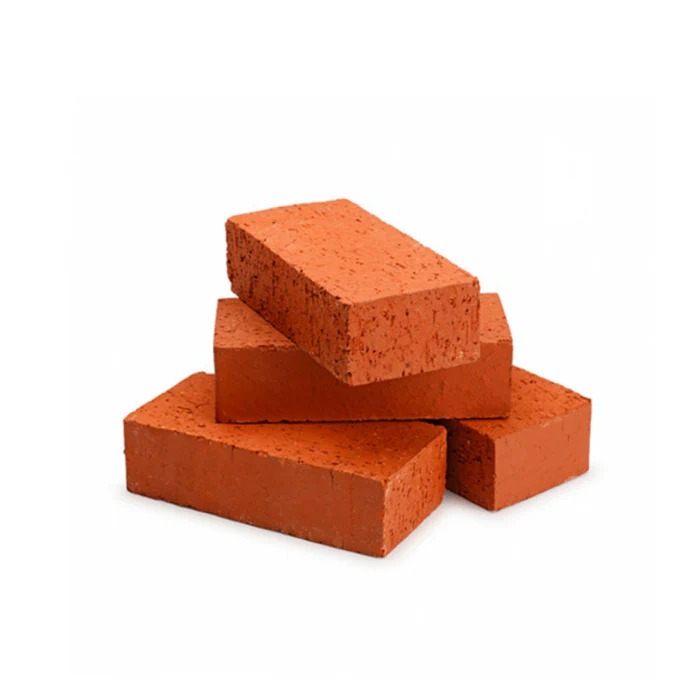
#> input picture Probabildad/imagen.png, 700 x 700 px
$ python '048_Probabilidad_Pract48_Texturas y Sombras_V0_21310181.py'
#> lines starting #> are read from the running program, lines starting #| are printed output that depends on the picture; after the words box and inside, x2 and y2 are one past the last pixel; in counts of white or black regions, pixels touching at a corner belong together
#Paulo Enrique Muñoz Razón    21310181_E1      2 de Mayo del 2024
#Inteligencia artificial
#Probabilidad (Incertidumbre)

#Probabilidad-Texturas y Sombras
#!/usr/bin/env python
# -*- coding: cp1252 -*-
# -*- coding: 850 -*-
# -*- coding: utf-8 -*-ç

import cv2
import numpy as np
import matplotlib.pyplot as plt

# Cargar la imagen
image = cv2.imread('imagen.png', cv2.IMREAD_GRAYSCALE)
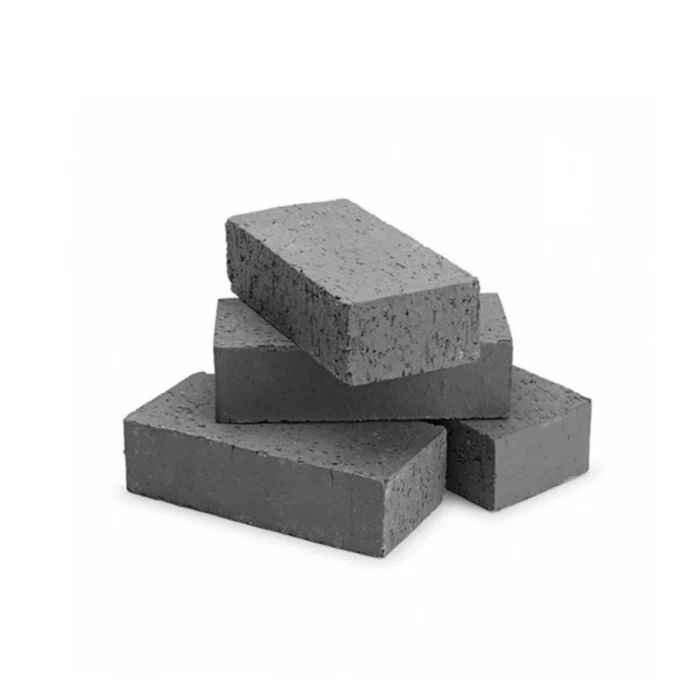
#> image: shape (700, 700); min 1, max 255, mean 220.9

# Aplicar un filtro de suavizado para eliminar el ruido
smoothed = cv2.GaussianBlur(image, (5, 5), 0)

# Detectar bordes utilizando el algoritmo Canny
edges = cv2.Canny(smoothed, 100, 200)
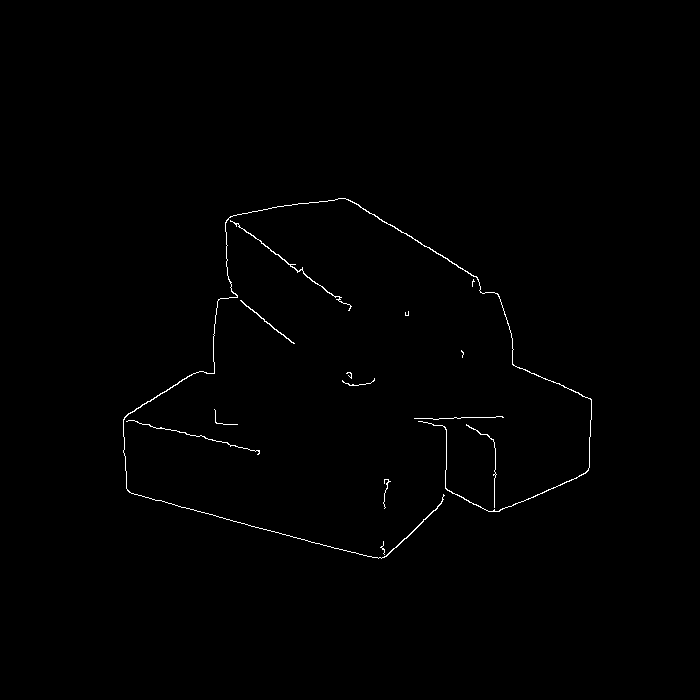
#> edges: shape (700, 700); 0.52% white in thin lines or dots, all inside (x1, y1, x2, y2) = (123, 198, 592, 559)

# Mostrar la imagen original y sus bordes detectados
plt.figure(figsize=(10, 5))
plt.subplot(1, 2, 1)
plt.imshow(image, cmap='gray')
plt.title('Imagen Original')
plt.subplot(1, 2, 2)
plt.imshow(edges, cmap='gray')
plt.title('Bordes Detectados')
plt.show()
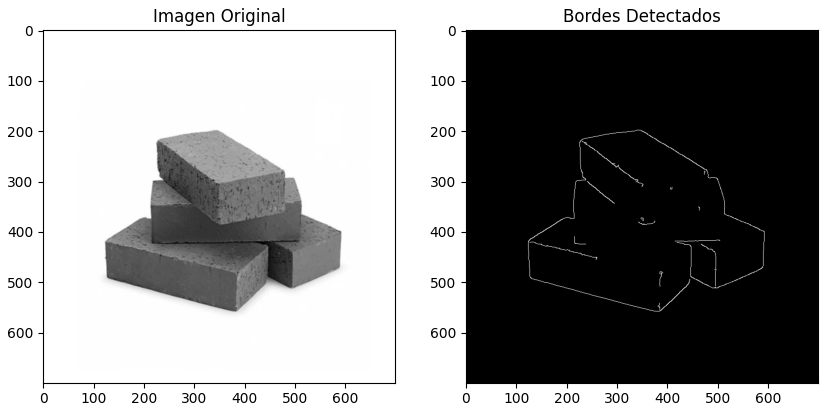
#> figure drawn by matplotlib, 2 panels
